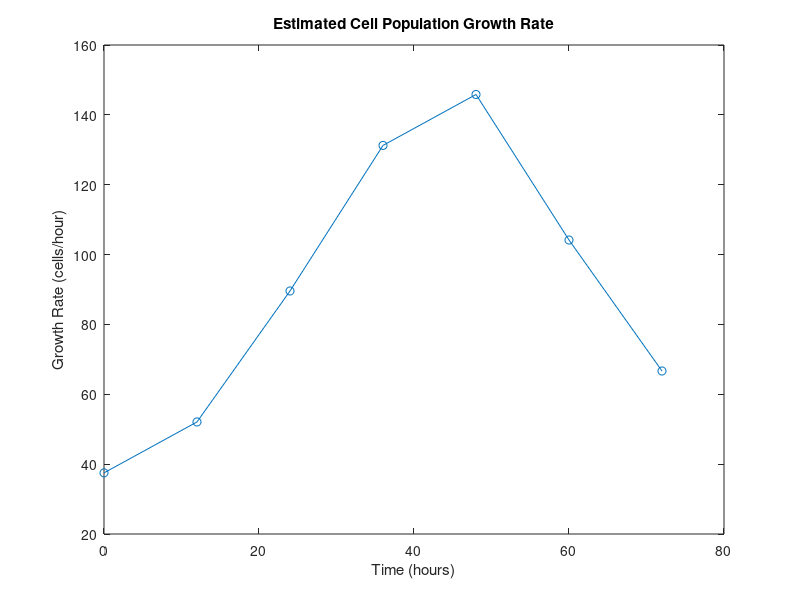

This chart was generated by the following MATLAB code:
clc;
clear;
close all;

time = [0 12 24 36 48 60 72];
cells = [1200 1650 2450 3800 5600 7300 8100];

plot(time, cells, '-o')

xlabel('Time (hours)')
ylabel('Cell Count')
title('Cell Population Growth')
grid on

% Using the diff() function
cellDifference = diff(cells);
timeDifference = diff(time);
growthRate = cellDifference ./ timeDifference;

timeMid = (time(1:end-1) + time(2:end)) / 2;
plot(timeMid, growthRate, '-o')
xlabel('Time (hours)')
ylabel('Growth Rate (cells/hour)')
title('Estimated Growth Rate Using diff()')

% Using the gradient() function
growthRate = gradient(cells, time);

plot(time, growthRate, '-o')

xlabel('Time (hours)')
ylabel('Growth Rate (cells/hour)')
title('Estimated Cell Population Growth Rate')

% Finding max growth rate
[maxGrowthRate, idx] = max(growthRate);

fprintf('Maximum growth rate: %.2f cells/hour\n', maxGrowthRate);
fprintf('Observed at %.0f hours.\n', time(idx));
